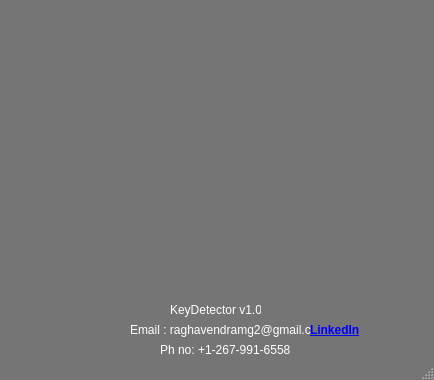
<?xml version="1.0" encoding="UTF-8"?>
<ui version="4.0">
 <class>MainWindow</class>
 <widget class="QMainWindow" name="MainWindow">
  <property name="geometry">
   <rect>
    <x>0</x>
    <y>0</y>
    <width>434</width>
    <height>380</height>
   </rect>
  </property>
  <property name="minimumSize">
   <size>
    <width>434</width>
    <height>380</height>
   </size>
  </property>
  <property name="maximumSize">
   <size>
    <width>434</width>
    <height>380</height>
   </size>
  </property>
  <property name="palette">
   <palette>
    <active>
     <colorrole role="WindowText">
      <brush brushstyle="SolidPattern">
       <color alpha="255">
        <red>255</red>
        <green>255</green>
        <blue>255</blue>
       </color>
      </brush>
     </colorrole>
     <colorrole role="Button">
      <brush brushstyle="SolidPattern">
       <color alpha="255">
        <red>117</red>
        <green>117</green>
        <blue>117</blue>
       </color>
      </brush>
     </colorrole>
     <colorrole role="Light">
      <brush brushstyle="SolidPattern">
       <color alpha="255">
        <red>176</red>
        <green>176</green>
        <blue>176</blue>
       </color>
      </brush>
     </colorrole>
     <colorrole role="Midlight">
      <brush brushstyle="SolidPattern">
       <color alpha="255">
        <red>146</red>
        <green>146</green>
        <blue>146</blue>
       </color>
      </brush>
     </colorrole>
     <colorrole role="Dark">
      <brush brushstyle="SolidPattern">
       <color alpha="255">
        <red>58</red>
        <green>58</green>
        <blue>58</blue>
       </color>
      </brush>
     </colorrole>
     <colorrole role="Mid">
      <brush brushstyle="SolidPattern">
       <color alpha="255">
        <red>78</red>
        <green>78</green>
        <blue>78</blue>
       </color>
      </brush>
     </colorrole>
     <colorrole role="Text">
      <brush brushstyle="SolidPattern">
       <color alpha="255">
        <red>255</red>
        <green>255</green>
        <blue>255</blue>
       </color>
      </brush>
     </colorrole>
     <colorrole role="BrightText">
      <brush brushstyle="SolidPattern">
       <color alpha="255">
        <red>255</red>
        <green>255</green>
        <blue>255</blue>
       </color>
      </brush>
     </colorrole>
     <colorrole role="ButtonText">
      <brush brushstyle="SolidPattern">
       <color alpha="255">
        <red>255</red>
        <green>255</green>
        <blue>255</blue>
       </color>
      </brush>
     </colorrole>
     <colorrole role="Base">
      <brush brushstyle="SolidPattern">
       <color alpha="255">
        <red>0</red>
        <green>0</green>
        <blue>0</blue>
       </color>
      </brush>
     </colorrole>
     <colorrole role="Window">
      <brush brushstyle="SolidPattern">
       <color alpha="255">
        <red>117</red>
        <green>117</green>
        <blue>117</blue>
       </color>
      </brush>
     </colorrole>
     <colorrole role="Shadow">
      <brush brushstyle="SolidPattern">
       <color alpha="255">
        <red>0</red>
        <green>0</green>
        <blue>0</blue>
       </color>
      </brush>
     </colorrole>
     <colorrole role="AlternateBase">
      <brush brushstyle="SolidPattern">
       <color alpha="255">
        <red>58</red>
        <green>58</green>
        <blue>58</blue>
       </color>
      </brush>
     </colorrole>
     <colorrole role="ToolTipBase">
      <brush brushstyle="SolidPattern">
       <color alpha="255">
        <red>255</red>
        <green>255</green>
        <blue>220</blue>
       </color>
      </brush>
     </colorrole>
     <colorrole role="ToolTipText">
      <brush brushstyle="SolidPattern">
       <color alpha="255">
        <red>0</red>
        <green>0</green>
        <blue>0</blue>
       </color>
      </brush>
     </colorrole>
    </active>
    <inactive>
     <colorrole role="WindowText">
      <brush brushstyle="SolidPattern">
       <color alpha="255">
        <red>255</red>
        <green>255</green>
        <blue>255</blue>
       </color>
      </brush>
     </colorrole>
     <colorrole role="Button">
      <brush brushstyle="SolidPattern">
       <color alpha="255">
        <red>117</red>
        <green>117</green>
        <blue>117</blue>
       </color>
      </brush>
     </colorrole>
     <colorrole role="Light">
      <brush brushstyle="SolidPattern">
       <color alpha="255">
        <red>176</red>
        <green>176</green>
        <blue>176</blue>
       </color>
      </brush>
     </colorrole>
     <colorrole role="Midlight">
      <brush brushstyle="SolidPattern">
       <color alpha="255">
        <red>146</red>
        <green>146</green>
        <blue>146</blue>
       </color>
      </brush>
     </colorrole>
     <colorrole role="Dark">
      <brush brushstyle="SolidPattern">
       <color alpha="255">
        <red>58</red>
        <green>58</green>
        <blue>58</blue>
       </color>
      </brush>
     </colorrole>
     <colorrole role="Mid">
      <brush brushstyle="SolidPattern">
       <color alpha="255">
        <red>78</red>
        <green>78</green>
        <blue>78</blue>
       </color>
      </brush>
     </colorrole>
     <colorrole role="Text">
      <brush brushstyle="SolidPattern">
       <color alpha="255">
        <red>255</red>
        <green>255</green>
        <blue>255</blue>
       </color>
      </brush>
     </colorrole>
     <colorrole role="BrightText">
      <brush brushstyle="SolidPattern">
       <color alpha="255">
        <red>255</red>
        <green>255</green>
        <blue>255</blue>
       </color>
      </brush>
     </colorrole>
     <colorrole role="ButtonText">
      <brush brushstyle="SolidPattern">
       <color alpha="255">
        <red>255</red>
        <green>255</green>
        <blue>255</blue>
       </color>
      </brush>
     </colorrole>
     <colorrole role="Base">
      <brush brushstyle="SolidPattern">
       <color alpha="255">
        <red>0</red>
        <green>0</green>
        <blue>0</blue>
       </color>
      </brush>
     </colorrole>
     <colorrole role="Window">
      <brush brushstyle="SolidPattern">
       <color alpha="255">
        <red>117</red>
        <green>117</green>
        <blue>117</blue>
       </color>
      </brush>
     </colorrole>
     <colorrole role="Shadow">
      <brush brushstyle="SolidPattern">
       <color alpha="255">
        <red>0</red>
        <green>0</green>
        <blue>0</blue>
       </color>
      </brush>
     </colorrole>
     <colorrole role="AlternateBase">
      <brush brushstyle="SolidPattern">
       <color alpha="255">
        <red>58</red>
        <green>58</green>
        <blue>58</blue>
       </color>
      </brush>
     </colorrole>
     <colorrole role="ToolTipBase">
      <brush brushstyle="SolidPattern">
       <color alpha="255">
        <red>255</red>
        <green>255</green>
        <blue>220</blue>
       </color>
      </brush>
     </colorrole>
     <colorrole role="ToolTipText">
      <brush brushstyle="SolidPattern">
       <color alpha="255">
        <red>0</red>
        <green>0</green>
        <blue>0</blue>
       </color>
      </brush>
     </colorrole>
    </inactive>
    <disabled>
     <colorrole role="WindowText">
      <brush brushstyle="SolidPattern">
       <color alpha="255">
        <red>58</red>
        <green>58</green>
        <blue>58</blue>
       </color>
      </brush>
     </colorrole>
     <colorrole role="Button">
      <brush brushstyle="SolidPattern">
       <color alpha="255">
        <red>117</red>
        <green>117</green>
        <blue>117</blue>
       </color>
      </brush>
     </colorrole>
     <colorrole role="Light">
      <brush brushstyle="SolidPattern">
       <color alpha="255">
        <red>176</red>
        <green>176</green>
        <blue>176</blue>
       </color>
      </brush>
     </colorrole>
     <colorrole role="Midlight">
      <brush brushstyle="SolidPattern">
       <color alpha="255">
        <red>146</red>
        <green>146</green>
        <blue>146</blue>
       </color>
      </brush>
     </colorrole>
     <colorrole role="Dark">
      <brush brushstyle="SolidPattern">
       <color alpha="255">
        <red>58</red>
        <green>58</green>
        <blue>58</blue>
       </color>
      </brush>
     </colorrole>
     <colorrole role="Mid">
      <brush brushstyle="SolidPattern">
       <color alpha="255">
        <red>78</red>
        <green>78</green>
        <blue>78</blue>
       </color>
      </brush>
     </colorrole>
     <colorrole role="Text">
      <brush brushstyle="SolidPattern">
       <color alpha="255">
        <red>58</red>
        <green>58</green>
        <blue>58</blue>
       </color>
      </brush>
     </colorrole>
     <colorrole role="BrightText">
      <brush brushstyle="SolidPattern">
       <color alpha="255">
        <red>255</red>
        <green>255</green>
        <blue>255</blue>
       </color>
      </brush>
     </colorrole>
     <colorrole role="ButtonText">
      <brush brushstyle="SolidPattern">
       <color alpha="255">
        <red>58</red>
        <green>58</green>
        <blue>58</blue>
       </color>
      </brush>
     </colorrole>
     <colorrole role="Base">
      <brush brushstyle="SolidPattern">
       <color alpha="255">
        <red>117</red>
        <green>117</green>
        <blue>117</blue>
       </color>
      </brush>
     </colorrole>
     <colorrole role="Window">
      <brush brushstyle="SolidPattern">
       <color alpha="255">
        <red>117</red>
        <green>117</green>
        <blue>117</blue>
       </color>
      </brush>
     </colorrole>
     <colorrole role="Shadow">
      <brush brushstyle="SolidPattern">
       <color alpha="255">
        <red>0</red>
        <green>0</green>
        <blue>0</blue>
       </color>
      </brush>
     </colorrole>
     <colorrole role="AlternateBase">
      <brush brushstyle="SolidPattern">
       <color alpha="255">
        <red>117</red>
        <green>117</green>
        <blue>117</blue>
       </color>
      </brush>
     </colorrole>
     <colorrole role="ToolTipBase">
      <brush brushstyle="SolidPattern">
       <color alpha="255">
        <red>255</red>
        <green>255</green>
        <blue>220</blue>
       </color>
      </brush>
     </colorrole>
     <colorrole role="ToolTipText">
      <brush brushstyle="SolidPattern">
       <color alpha="255">
        <red>0</red>
        <green>0</green>
        <blue>0</blue>
       </color>
      </brush>
     </colorrole>
    </disabled>
   </palette>
  </property>
  <property name="windowTitle">
   <string>About</string>
  </property>
  <property name="windowIcon">
   <iconset resource="icons.qrc">
    <normaloff>:/key.png</normaloff>:/key.png</iconset>
  </property>
  <widget class="QWidget" name="centralwidget">
   <widget class="QLabel" name="label_4">
    <property name="geometry">
     <rect>
      <x>310</x>
      <y>320</y>
      <width>51</width>
      <height>20</height>
     </rect>
    </property>
    <property name="text">
     <string>&lt;html&gt;&lt;head/&gt;&lt;body&gt;&lt;p&gt;&lt;a href=&quot;https://www.linkedin.com/in/raghavendramg2/&quot;&gt;&lt;span style=&quot; font-weight:600; text-decoration: underline; color:#0000ff;&quot;&gt;LinkedIn&lt;/span&gt;&lt;/a&gt;&lt;/p&gt;&lt;/body&gt;&lt;/html&gt;</string>
    </property>
    <property name="openExternalLinks">
     <bool>true</bool>
    </property>
   </widget>
   <widget class="QLabel" name="label_3">
    <property name="geometry">
     <rect>
      <x>130</x>
      <y>320</y>
      <width>181</width>
      <height>20</height>
     </rect>
    </property>
    <property name="text">
     <string>Email : raghavendramg2@gmail.com</string>
    </property>
   </widget>
   <widget class="QLabel" name="label_5">
    <property name="geometry">
     <rect>
      <x>160</x>
      <y>340</y>
      <width>131</width>
      <height>20</height>
     </rect>
    </property>
    <property name="text">
     <string>Ph no: +1-267-991-6558</string>
    </property>
   </widget>
   <widget class="QLabel" name="label_2">
    <property name="geometry">
     <rect>
      <x>170</x>
      <y>300</y>
      <width>91</width>
      <height>20</height>
     </rect>
    </property>
    <property name="text">
     <string>KeyDetector v1.0</string>
    </property>
   </widget>
   <widget class="QLabel" name="label">
    <property name="geometry">
     <rect>
      <x>98</x>
      <y>33</y>
      <width>251</width>
      <height>261</height>
     </rect>
    </property>
    <property name="text">
     <string/>
    </property>
    <property name="pixmap">
     <pixmap resource="icons.qrc">:/logo_about.jpg</pixmap>
    </property>
   </widget>
  </widget>
  <widget class="QMenuBar" name="menubar">
   <property name="geometry">
    <rect>
     <x>0</x>
     <y>0</y>
     <width>434</width>
     <height>21</height>
    </rect>
   </property>
  </widget>
  <widget class="QStatusBar" name="statusbar"/>
 </widget>
 <resources>
  <include location="icons.qrc"/>
 </resources>
 <connections/>
</ui>
